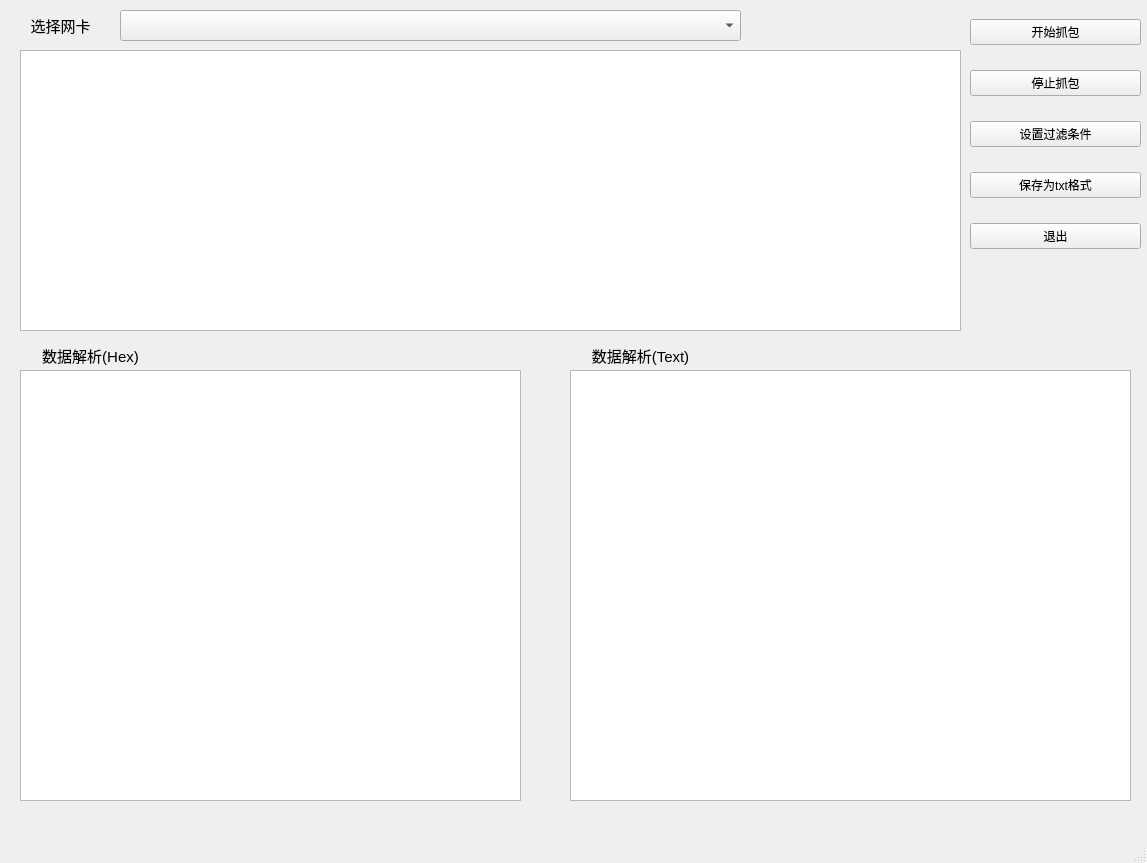
<?xml version="1.0" encoding="UTF-8"?>
<ui version="4.0">
 <class>MainWindow</class>
 <widget class="QMainWindow" name="MainWindow">
  <property name="geometry">
   <rect>
    <x>0</x>
    <y>0</y>
    <width>1147</width>
    <height>863</height>
   </rect>
  </property>
  <property name="windowTitle">
   <string>sniffer</string>
  </property>
  <widget class="QWidget" name="centralwidget">
   <widget class="QLabel" name="label">
    <property name="geometry">
     <rect>
      <x>10</x>
      <y>10</y>
      <width>101</width>
      <height>31</height>
     </rect>
    </property>
    <property name="font">
     <font>
      <pointsize>11</pointsize>
     </font>
    </property>
    <property name="text">
     <string>选择网卡</string>
    </property>
    <property name="alignment">
     <set>Qt::AlignCenter</set>
    </property>
   </widget>
   <widget class="QComboBox" name="comboBox">
    <property name="geometry">
     <rect>
      <x>120</x>
      <y>10</y>
      <width>621</width>
      <height>31</height>
     </rect>
    </property>
   </widget>
   <widget class="QWidget" name="widget" native="true">
    <property name="geometry">
     <rect>
      <x>970</x>
      <y>0</y>
      <width>171</width>
      <height>271</height>
     </rect>
    </property>
    <layout class="QVBoxLayout" name="verticalLayout">
     <item>
      <widget class="QPushButton" name="btn_start">
       <property name="text">
        <string>开始抓包</string>
       </property>
      </widget>
     </item>
     <item>
      <widget class="QPushButton" name="btn_stop">
       <property name="text">
        <string>停止抓包</string>
       </property>
      </widget>
     </item>
     <item>
      <widget class="QPushButton" name="btn_filter">
       <property name="text">
        <string>设置过滤条件</string>
       </property>
      </widget>
     </item>
     <item>
      <widget class="QPushButton" name="btn_save">
       <property name="text">
        <string>保存为txt格式</string>
       </property>
      </widget>
     </item>
     <item>
      <widget class="QPushButton" name="btn_quit">
       <property name="text">
        <string>退出</string>
       </property>
      </widget>
     </item>
    </layout>
   </widget>
   <widget class="QTextEdit" name="Hex_Edit">
    <property name="geometry">
     <rect>
      <x>20</x>
      <y>370</y>
      <width>501</width>
      <height>431</height>
     </rect>
    </property>
   </widget>
   <widget class="QLabel" name="label_3">
    <property name="geometry">
     <rect>
      <x>20</x>
      <y>340</y>
      <width>141</width>
      <height>31</height>
     </rect>
    </property>
    <property name="font">
     <font>
      <pointsize>11</pointsize>
     </font>
    </property>
    <property name="text">
     <string>数据解析(Hex)</string>
    </property>
    <property name="alignment">
     <set>Qt::AlignCenter</set>
    </property>
   </widget>
   <widget class="QTextEdit" name="Text_Edit">
    <property name="geometry">
     <rect>
      <x>570</x>
      <y>370</y>
      <width>561</width>
      <height>431</height>
     </rect>
    </property>
   </widget>
   <widget class="QLabel" name="label_4">
    <property name="geometry">
     <rect>
      <x>570</x>
      <y>340</y>
      <width>141</width>
      <height>31</height>
     </rect>
    </property>
    <property name="font">
     <font>
      <pointsize>11</pointsize>
     </font>
    </property>
    <property name="text">
     <string>数据解析(Text)</string>
    </property>
    <property name="alignment">
     <set>Qt::AlignCenter</set>
    </property>
   </widget>
   <widget class="QTableWidget" name="tableWidget">
    <property name="geometry">
     <rect>
      <x>20</x>
      <y>50</y>
      <width>941</width>
      <height>281</height>
     </rect>
    </property>
   </widget>
  </widget>
  <widget class="QMenuBar" name="menubar">
   <property name="geometry">
    <rect>
     <x>0</x>
     <y>0</y>
     <width>1147</width>
     <height>26</height>
    </rect>
   </property>
  </widget>
  <widget class="QStatusBar" name="statusbar"/>
 </widget>
 <resources/>
 <connections/>
 <slots>
  <slot>clickOnPushbutton()</slot>
 </slots>
</ui>
